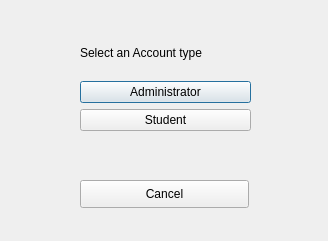
<?xml version="1.0" encoding="UTF-8"?>
<ui version="4.0">
 <class>AccountTypeOption</class>
 <widget class="QDialog" name="AccountTypeOption">
  <property name="geometry">
   <rect>
    <x>0</x>
    <y>0</y>
    <width>328</width>
    <height>241</height>
   </rect>
  </property>
  <property name="windowTitle">
   <string>Create Account</string>
  </property>
  <widget class="QWidget" name="layoutWidget">
   <property name="geometry">
    <rect>
     <x>80</x>
     <y>30</y>
     <width>171</width>
     <height>101</height>
    </rect>
   </property>
   <layout class="QVBoxLayout" name="verticalLayout">
    <item>
     <widget class="QLabel" name="label_2">
      <property name="text">
       <string>Select an Account type</string>
      </property>
     </widget>
    </item>
    <item>
     <widget class="QPushButton" name="adminBtn">
      <property name="text">
       <string>Administrator</string>
      </property>
     </widget>
    </item>
    <item>
     <widget class="QPushButton" name="studentBtn">
      <property name="text">
       <string>Student</string>
      </property>
     </widget>
    </item>
   </layout>
  </widget>
  <widget class="QPushButton" name="cancelBtn">
   <property name="geometry">
    <rect>
     <x>80</x>
     <y>180</y>
     <width>169</width>
     <height>28</height>
    </rect>
   </property>
   <property name="text">
    <string>Cancel</string>
   </property>
  </widget>
 </widget>
 <resources/>
 <connections/>
</ui>
